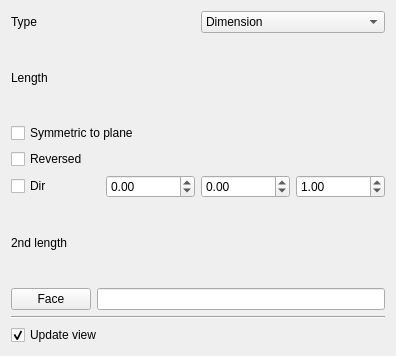
<?xml version="1.0" encoding="UTF-8"?>
<ui version="4.0">
 <class>PartDesignGui::TaskPadParameters</class>
 <widget class="QWidget" name="PartDesignGui::TaskPadParameters">
  <property name="geometry">
   <rect>
    <x>0</x>
    <y>0</y>
    <width>396</width>
    <height>356</height>
   </rect>
  </property>
  <property name="windowTitle">
   <string>Form</string>
  </property>
  <layout class="QVBoxLayout" name="verticalLayout">
   <item>
    <layout class="QHBoxLayout" name="horizontalLayout">
     <item>
      <widget class="QLabel" name="textLabel1">
       <property name="text">
        <string>Type</string>
       </property>
      </widget>
     </item>
     <item>
      <widget class="QComboBox" name="changeMode">
       <item>
        <property name="text">
         <string>Dimension</string>
        </property>
       </item>
      </widget>
     </item>
    </layout>
   </item>
   <item>
    <layout class="QHBoxLayout" name="horizontalLayout_2">
     <item>
      <widget class="QLabel" name="label">
       <property name="text">
        <string>Length</string>
       </property>
      </widget>
     </item>
     <item>
      <widget class="Gui::PrefQuantitySpinBox" name="lengthEdit" native="true">
       <property name="minimum" stdset="0">
        <double>0.000000000000000</double>
       </property>
       <property name="maximum" stdset="0">
        <double>999999999.000000000000000</double>
       </property>
       <property name="singleStep" stdset="0">
        <double>5.000000000000000</double>
       </property>
       <property name="value" stdset="0">
        <double>10.000000000000000</double>
       </property>
      </widget>
     </item>
    </layout>
   </item>
   <item>
    <widget class="QCheckBox" name="checkBoxMidplane">
     <property name="enabled">
      <bool>true</bool>
     </property>
     <property name="text">
      <string>Symmetric to plane</string>
     </property>
    </widget>
   </item>
   <item>
    <widget class="QCheckBox" name="checkBoxReversed">
     <property name="text">
      <string>Reversed</string>
     </property>
    </widget>
   </item>
   <item>
    <layout class="QHBoxLayout" name="horizontalLayout_5">
     <item>
      <widget class="QCheckBox" name="checkBoxUsePadDir">
       <property name="text">
        <string>Dir</string>
       </property>
      </widget>
     </item>
     <item>
      <widget class="QDoubleSpinBox" name="dirX">
       <property name="minimum">
        <double>-100.000000000000000</double>
       </property>
       <property name="maximum">
        <double>100.000000000000000</double>
       </property>
      </widget>
     </item>
     <item>
      <widget class="QDoubleSpinBox" name="dirY">
       <property name="minimum">
        <double>-100.000000000000000</double>
       </property>
       <property name="maximum">
        <double>100.000000000000000</double>
       </property>
      </widget>
     </item>
     <item>
      <widget class="QDoubleSpinBox" name="dirZ">
       <property name="minimum">
        <double>-100.000000000000000</double>
       </property>
       <property name="maximum">
        <double>100.000000000000000</double>
       </property>
       <property name="value">
        <double>1.000000000000000</double>
       </property>
      </widget>
     </item>
    </layout>
   </item>
   <item>
    <layout class="QHBoxLayout" name="horizontalLayout_4">
     <item>
      <widget class="QLabel" name="label_2">
       <property name="text">
        <string>2nd length</string>
       </property>
      </widget>
     </item>
     <item>
      <widget class="Gui::PrefQuantitySpinBox" name="lengthEdit2" native="true">
       <property name="minimum" stdset="0">
        <double>0.000000000000000</double>
       </property>
       <property name="maximum" stdset="0">
        <double>999999999.000000000000000</double>
       </property>
       <property name="singleStep" stdset="0">
        <double>5.000000000000000</double>
       </property>
       <property name="value" stdset="0">
        <double>0.000000000000000</double>
       </property>
      </widget>
     </item>
    </layout>
   </item>
   <item>
    <layout class="QHBoxLayout" name="horizontalLayout_3">
     <item>
      <widget class="QPushButton" name="buttonFace">
       <property name="text">
        <string>Face</string>
       </property>
      </widget>
     </item>
     <item>
      <widget class="QLineEdit" name="lineFaceName"/>
     </item>
    </layout>
   </item>
   <item>
    <widget class="Line" name="line">
     <property name="orientation">
      <enum>Qt::Horizontal</enum>
     </property>
    </widget>
   </item>
   <item>
    <widget class="QCheckBox" name="checkBoxUpdateView">
     <property name="text">
      <string>Update view</string>
     </property>
     <property name="checked">
      <bool>true</bool>
     </property>
    </widget>
   </item>
  </layout>
 </widget>
 <customwidgets>
  <customwidget>
   <class>Gui::PrefQuantitySpinBox</class>
   <extends>QWidget</extends>
   <header>Gui/PrefWidgets.h</header>
  </customwidget>
 </customwidgets>
 <resources/>
 <connections/>
</ui>
